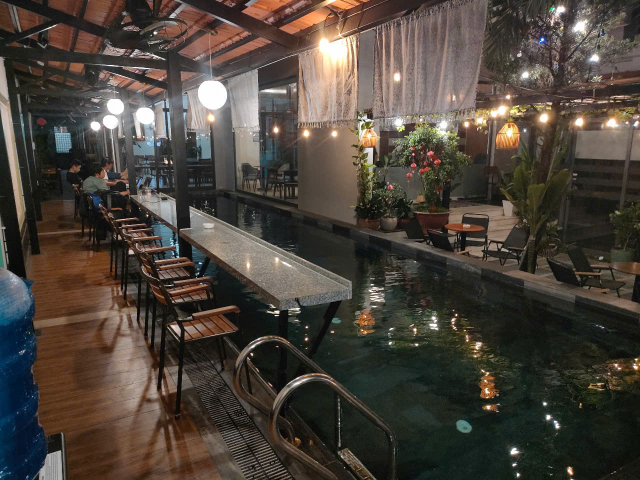
#> input picture PID_Y3/input/Task2_1.jpg, 1280 x 960 px (shown at 1/2 size)
$ python -i task2_panorama.py   (imports and definitions only)
#> lines starting #> are read from the running program, lines starting #| are printed output that depends on the picture
#> further down, picture is the input picture: shape (960, 1280, 3); mean B, G, R 59.2, 67.3, 75.2
#!/usr/bin/env python
# -*- coding: utf-8 -*-
import sys
# [2 lines not run here, left out]

import cv2
import numpy as np
import matplotlib.pyplot as plt
import os
import tkinter as tk
from tkinter import filedialog
from datetime import datetime
# Lấy thư mục chứa file script Python hiện tại
script_dir = os.path.dirname(os.path.abspath(__file__))

# Tạo thư mục outputs nếu chưa tồn tại
output_dir = os.path.join(script_dir, 'outputs')
# [1 line not run here, left out]

class PanoramaStitcher:
    """
    Lớp chính xử lý việc ghép ảnh panorama sử dụng SIFT, Homography và Blending
    """
    def __init__(self, max_features=10000, ratio_thresh=0.7, reproj_thresh=4.0):
        self.max_features = max_features
        self.ratio_thresh = ratio_thresh
        self.reproj_thresh = reproj_thresh

    # [19 lines left out: function resize_image_if_large, not called in this run]

    def enhance_image(self, img):
        """
        Áp dụng các bộ lọc nâng cao chất lượng ảnh
        """
        result = img.copy()

        # Tăng độ tương phản
        lab = cv2.cvtColor(result, cv2.COLOR_BGR2LAB)
#> lab: shape (960, 1280, 3); mean of channels 0, 1, 2 72.1, 130.1, 134.2
        l, a, b = cv2.split(lab)
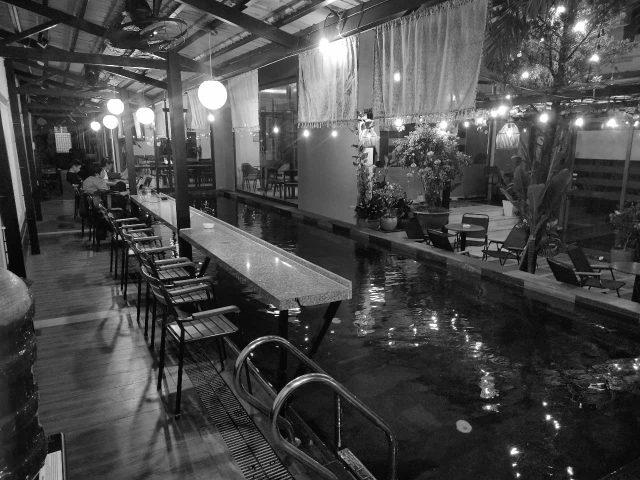
#> l: shape (960, 1280) (shown at 1/2 size); min 0, max 255, mean 72.1
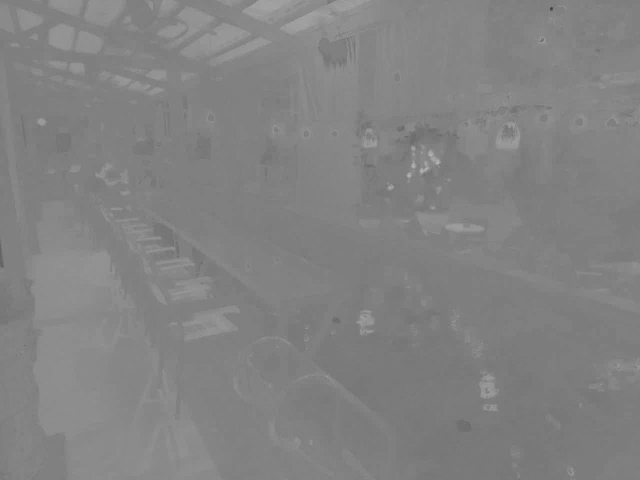
#> a: shape (960, 1280) (shown at 1/2 size); min 59, max 184, mean 130.1
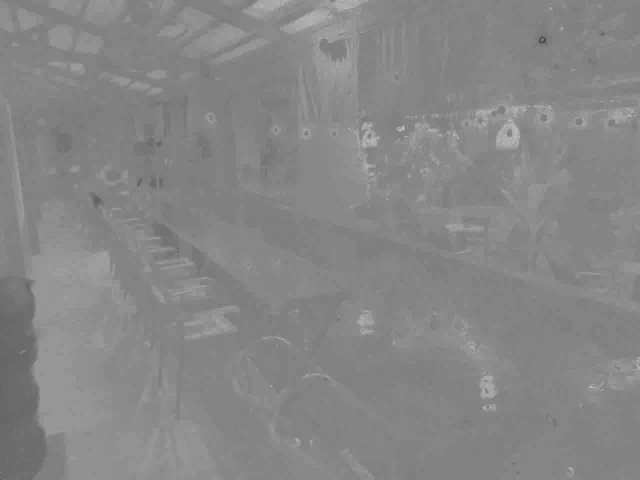
#> b: shape (960, 1280) (shown at 1/2 size); min 39, max 208, mean 134.2
        clahe = cv2.createCLAHE(clipLimit=2.0, tileGridSize=(8, 8))
        cl = clahe.apply(l)
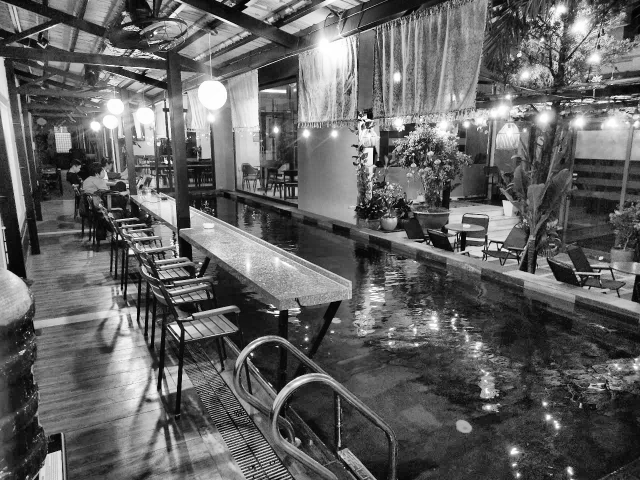
#> cl: shape (960, 1280) (shown at 1/2 size); min 0, max 255, mean 98.2
        enhanced_lab = cv2.merge((cl, a, b))
#> enhanced_lab: shape (960, 1280, 3); mean of channels 0, 1, 2 98.2, 130.1, 134.2
        result = cv2.cvtColor(enhanced_lab, cv2.COLOR_LAB2BGR)
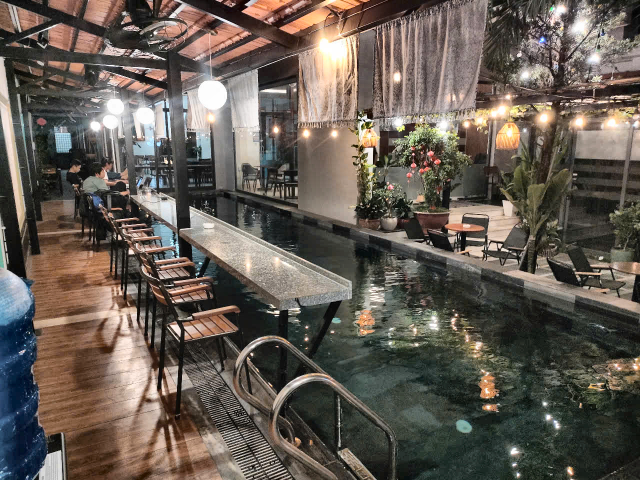
#> result: shape (960, 1280, 3) (shown at 1/2 size); mean B, G, R 83.6, 92.2, 100.7

        # Làm sắc nét
        kernel = np.array([[-1, -1, -1],
                        [-1,  9, -1],
                        [-1, -1, -1]])
        result = cv2.filter2D(result, -1, kernel)
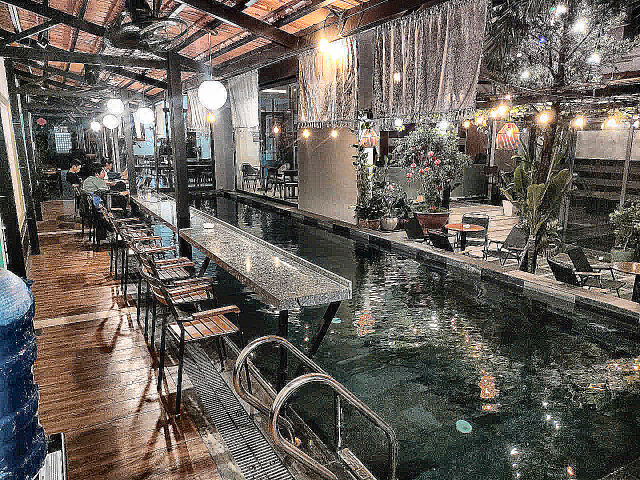
#> result: shape (960, 1280, 3) (shown at 1/2 size); mean B, G, R 90.4, 96.9, 103.3

        return result

    # [363 lines left out: functions apply_multiband_blending, detect_and_compute_keypoints, match_keypoints, compute_homography, create_smoothing_mask, stitch_images and 2 more, not called in this run]

# [66 lines not run here, left out]

>>> import cv2
>>> picture = cv2.imread('input/Task2_1.jpg')
>>> result = PanoramaStitcher().enhance_image(picture)

$ run again, on PID_Y3/input/Task3_1.jpg
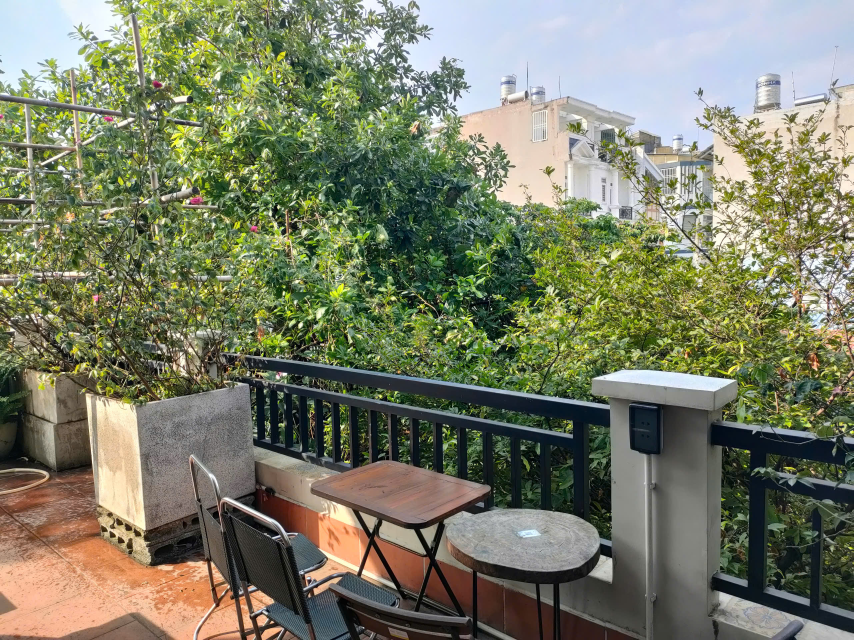
#> input picture PID_Y3/input/Task3_1.jpg, 2560 x 1920 px (shown at 1/3 size)
#> picture is the input picture: shape (1920, 2560, 3); mean B, G, R 103.1, 126.2, 122.8
#> lab: shape (1920, 2560, 3); mean of channels 0, 1, 2 130, 123.3, 140
#> in enhance_image, `l, a, b = cv2.split(lab)`:
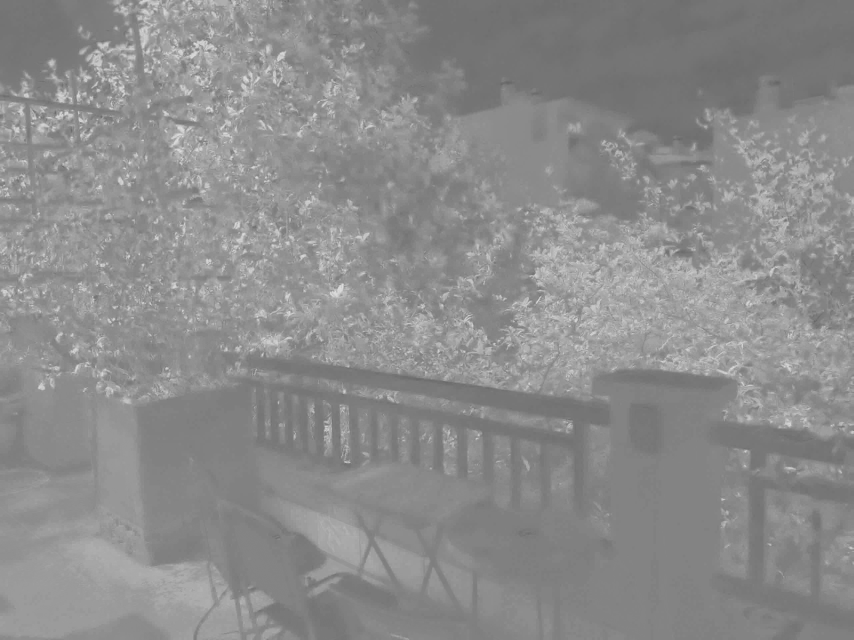
#> b: shape (1920, 2560) (shown at 1/3 size); min 95, max 223, mean 140
#> enhanced_lab: shape (1920, 2560, 3); mean of channels 0, 1, 2 133.6, 123.3, 140
#> in enhance_image, `result = cv2.filter2D(result, -1, kernel)`:
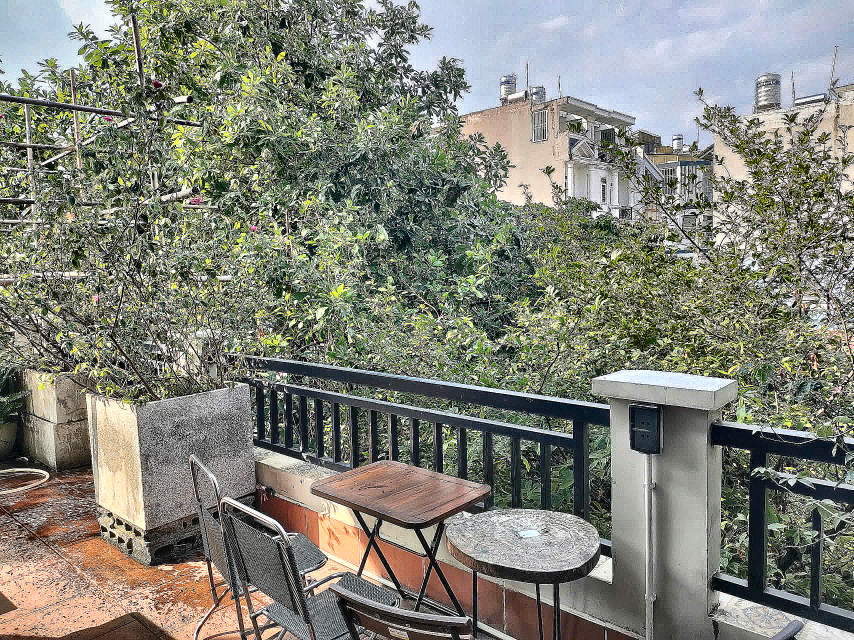
#> result: shape (1920, 2560, 3) (shown at 1/3 size); mean B, G, R 119.2, 130.7, 129.6

$ run again, on PID_Y3/input/Task3_2.jpg
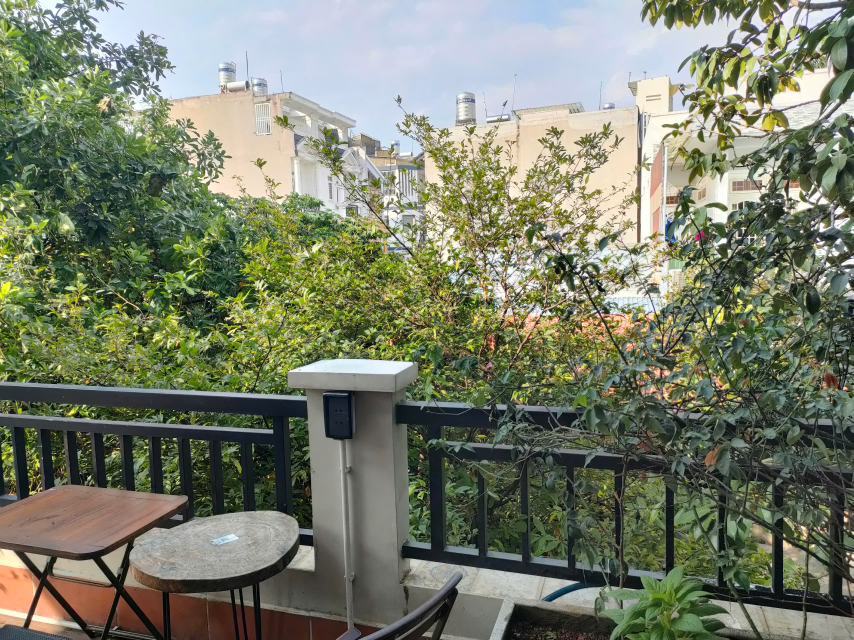
#> input picture PID_Y3/input/Task3_2.jpg, 2560 x 1920 px (shown at 1/3 size)
#> picture is the input picture: shape (1920, 2560, 3); mean B, G, R 106.8, 126.7, 121.2
#> lab: shape (1920, 2560, 3); mean of channels 0, 1, 2 130, 122.7, 138.2
#> in enhance_image, `l, a, b = cv2.split(lab)`:
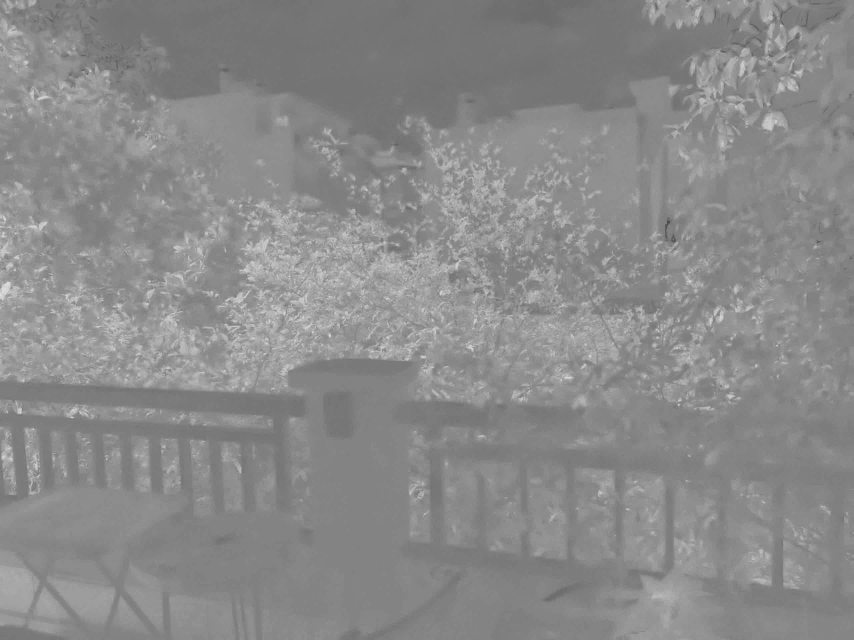
#> b: shape (1920, 2560) (shown at 1/3 size); min 57, max 223, mean 138.2
#> enhanced_lab: shape (1920, 2560, 3); mean of channels 0, 1, 2 135.9, 122.7, 138.2
#> in enhance_image, `result = cv2.filter2D(result, -1, kernel)`:
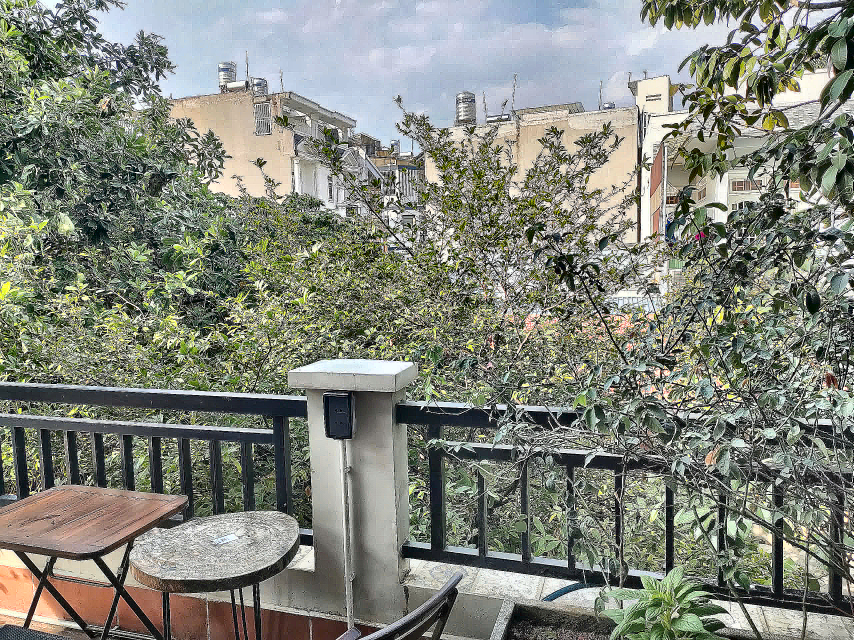
#> result: shape (1920, 2560, 3) (shown at 1/3 size); mean B, G, R 122.6, 133.4, 130.1
